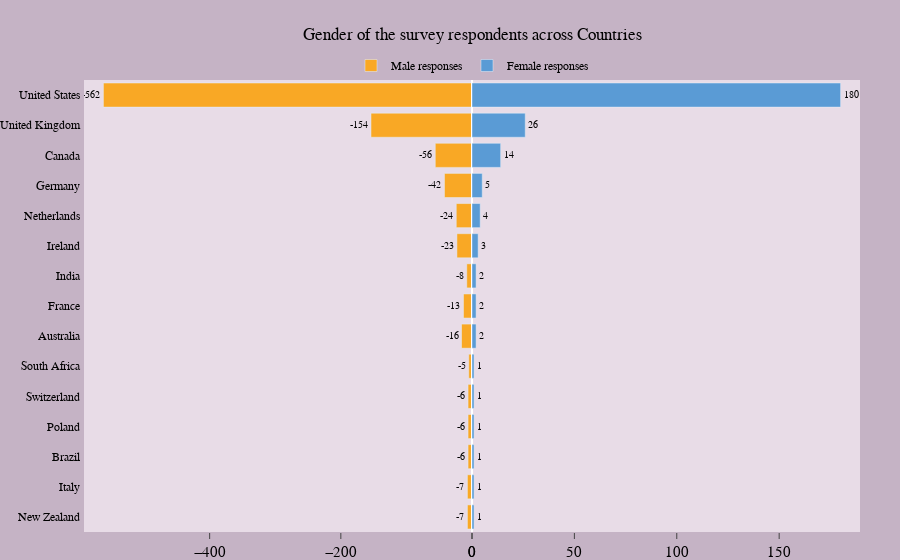

Source (notebook cell):
### Code cell
fig = make_subplots(rows=1, cols=2,
                    specs=[[{}, {}]],
                    shared_yaxes=True,
                    horizontal_spacing=0)

fig.append_trace(go.Bar(
                 y = male_country.Country,
                 x = male_country['count'],
                 text = male_country['count'],
                 textfont = dict(size = 10, color = 'black'),
                 textposition = 'outside',
                 name = 'Male responses',
                 marker_color="#F9A825",
                 orientation = 'h'),
                 row=1, col=1)
fig.append_trace(go.Bar(
                 y = male_country.Country,
                 x = female_country['count'],
                 text = female_country['count'],
                 textfont = dict(size = 10, color = 'black'),
                 textposition = 'outside',
                 name = 'Female responses',
                 marker_color="#5A9BD5",
                 orientation = 'h'),
                 row=1, col=2)
fig.update_xaxes(
        tickfont = dict(size=15),
        tickmode = 'array',
        ticklen = 6,
        showline = False,
        showgrid = False,
        ticks = 'outside')
fig.update_yaxes(showgrid=False,
                 categoryorder='total ascending',
                 ticksuffix=' ',
                 showline=False)
fig.update_layout(
                  font_family   = 'Times New Roman',
                  title         = dict(text = 'Gender of the survey respondents across Countries', x = 0.525),
                  margin        = dict(t=80, b=0, l=70, r=40),
                  hovermode     = "y unified",
                  plot_bgcolor  = "#E8DCE7",
                  paper_bgcolor = "#C5B3C5",
                  font          = dict(color='black'),
                  legend        = dict(orientation="h",
                                       yanchor="bottom", y=1,
                                       xanchor="center", x=0.5),
                  hoverlabel    = dict(bgcolor="#FFFFCC", font_size=13, 
                                      font_family="Times New Roman"))
fig.show()

### Figure 1 — Plotly figure (JSON) as saved in the notebook; plotly's stock layout.template omitted (floating-point values rounded to 4 significant figures)
{"data": [{"marker": {"color": "#F9A825"}, "name": "Male responses", "orientation": "h", "text": [-562, -154, -56, -42, -24, -23, -16, -13, -8, -7, -7, -6, -6, -6, -5], "textfont": {"color": "black", "size": 10}, "textposition": "outside", "x": [-562, -154, -56, -42, -24, -23, -16, -13, -8, -7, -7, -6, -6, -6, -5], "y": ["United States", "United Kingdom", "Canada", "Germany", "Netherlands", "Ireland", "Australia", "France", "India", "New Zealand", "Italy", "Brazil", "Poland", "Switzerland", "South Africa"], "type": "bar", "xaxis": "x", "yaxis": "y"}, {"marker": {"color": "#5A9BD5"}, "name": "Female responses", "orientation": "h", "text": [180, 26, 14, 5, 4, 3, 2, 2, 2, 1, 1, 1, 1, 1, 1], "textfont": {"color": "black", "size": 10}, "textposition": "outside", "x": [180, 26, 14, 5, 4, 3, 2, 2, 2, 1, 1, 1, 1, 1, 1], "y": ["United States", "United Kingdom", "Canada", "Germany", "Netherlands", "Ireland", "Australia", "France", "India", "New Zealand", "Italy", "Brazil", "Poland", "Switzerland", "South Africa"], "type": "bar", "xaxis": "x2", "yaxis": "y2"}], "layout": {"xaxis": {"anchor": "y", "domain": [0, 0.5], "tickfont": {"size": 15}, "tickmode": "array", "ticklen": 6, "showline": false, "showgrid": false, "ticks": "outside", "type": "linear", "range": [-591.6, 0], "autorange": true}, "yaxis": {"anchor": "x", "domain": [0, 1], "showgrid": false, "categoryorder": "total ascending", "ticksuffix": " ", "showline": false, "type": "category", "range": [-0.5, 14.5], "autorange": true}, "xaxis2": {"anchor": "y2", "domain": [0.5, 1], "tickfont": {"size": 15}, "tickmode": "array", "ticklen": 6, "showline": false, "showgrid": false, "ticks": "outside", "type": "linear", "range": [0, 189.5], "autorange": true}, "yaxis2": {"anchor": "x2", "domain": [0, 1], "matches": "y", "showticklabels": false, "showgrid": false, "categoryorder": "total ascending", "ticksuffix": " ", "showline": false, "type": "category", "range": [-0.5, 14.5], "autorange": true}, "font": {"family": "Times New Roman", "color": "black"}, "title": {"text": "Gender of the survey respondents across Countries", "x": 0.525}, "margin": {"t": 80, "b": 0, "l": 70, "r": 40}, "legend": {"orientation": "h", "yanchor": "bottom", "y": 1, "xanchor": "center", "x": 0.5}, "hoverlabel": {"font": {"size": 13, "family": "Times New Roman"}, "bgcolor": "#FFFFCC"}, "hovermode": "y unified", "plot_bgcolor": "#E8DCE7", "paper_bgcolor": "#C5B3C5", "autosize": true}}
